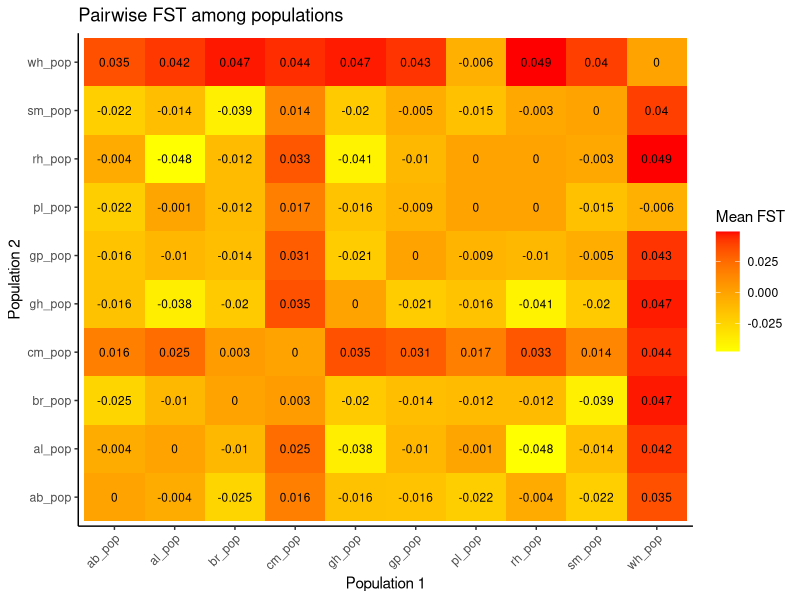
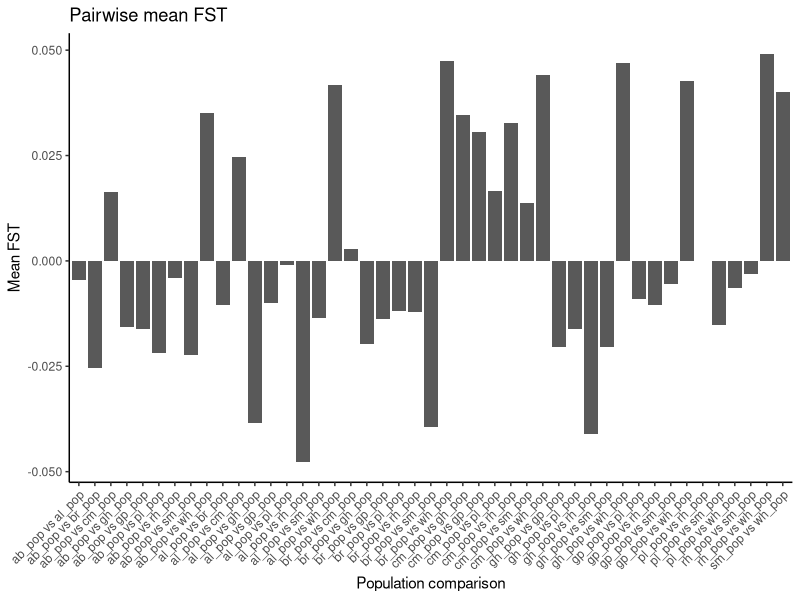

Reproduce these figures in R, in order.
library(tidyverse)
library(ggplot2)


fst_summary <- tribble(
  ~pop1, ~pop2, ~mean_fst,
  
  "ab_pop", "al_pop", -0.00448028,
  "ab_pop", "br_pop", -0.0253298,
  "ab_pop", "cm_pop", 0.0163498,
  "ab_pop", "gh_pop", -0.0156251,
  "ab_pop", "gp_pop", -0.0162338,
  "ab_pop", "pl_pop", -0.0217918,
  "ab_pop", "rh_pop", -0.00401602,
  "ab_pop", "sm_pop", -0.0223204,
  "ab_pop", "wh_pop", 0.0350594,
  
  "al_pop", "br_pop", -0.0103713,
  "al_pop", "cm_pop", 0.0247316,
  "al_pop", "gh_pop", -0.0384381,
  "al_pop", "gp_pop", -0.0100945,
  "al_pop", "pl_pop", -0.00104511,
  "al_pop", "rh_pop", -0.0476828,
  "al_pop", "sm_pop", -0.0135973,
  "al_pop", "wh_pop", 0.0416802,
  
  "br_pop", "cm_pop", 0.00274038,
  "br_pop", "gh_pop", -0.0198136,
  "br_pop", "gp_pop", -0.0137083,
  "br_pop", "pl_pop", -0.0117879,
  "br_pop", "rh_pop", -0.0120266,
  "br_pop", "sm_pop", -0.0393489,
  "br_pop", "wh_pop", 0.0473503,
  
  "cm_pop", "gh_pop", 0.0346021,
  "cm_pop", "gp_pop", 0.0305155,
  "cm_pop", "pl_pop", 0.0166131,
  "cm_pop", "rh_pop", 0.0326771,
  "cm_pop", "sm_pop", 0.013721,
  "cm_pop", "wh_pop", 0.0441351,
  
  "gh_pop", "gp_pop", -0.0205173,
  "gh_pop", "pl_pop", -0.0160563,
  "gh_pop", "rh_pop", -0.0411743,
  "gh_pop", "sm_pop", -0.0203782,
  "gh_pop", "wh_pop", 0.0469688,
  
  "gp_pop", "pl_pop", -0.00910353,
  "gp_pop", "rh_pop", -0.0104874,
  "gp_pop", "sm_pop", -0.00549328,
  "gp_pop", "wh_pop", 0.0426989,
  
  "pl_pop", "rh_pop", -3.09064e-05,
  "pl_pop", "sm_pop", -0.0152009,
  "pl_pop", "wh_pop", -0.00637558,
  
  "rh_pop", "sm_pop", -0.00299712,
  "rh_pop", "wh_pop", 0.049176,
  
  "sm_pop", "wh_pop", 0.040107
)


fst_plot <- bind_rows(
  fst_summary,
  fst_summary %>% rename(pop1 = pop2, pop2 = pop1)
)

diag_df <- tibble(
  pop1 = c(
    "ab_pop", "al_pop", "br_pop", "cm_pop", "gh_pop",
    "gp_pop", "pl_pop", "rh_pop", "sm_pop", "wh_pop"
  ),
  pop2 = c(
    "ab_pop", "al_pop", "br_pop", "cm_pop", "gh_pop",
    "gp_pop", "pl_pop", "rh_pop", "sm_pop", "wh_pop"
  ),
  mean_fst = 0
)

fst_plot <- bind_rows(fst_plot, diag_df)



ggplot(fst_plot, aes(x = pop1, y = pop2, fill = mean_fst)) +
  geom_tile() +
  geom_text(aes(label = round(mean_fst, 3)), size = 3) +
  scale_fill_gradient(low = "yellow", high = "red") +
  theme_classic() +
  labs(
    title = "Pairwise FST among populations",
    x = "Population 1",
    y = "Population 2",
    fill = "Mean FST"
  ) +
  theme(axis.text.x = element_text(angle = 45, hjust = 1))



fst_summary <- fst_summary %>%
  mutate(comparison = paste(pop1, "vs", pop2))

ggplot(fst_summary, aes(x = comparison, y = mean_fst)) +
  geom_col() +
  theme_classic() +
  labs(
    title = "Pairwise mean FST",
    x = "Population comparison",
    y = "Mean FST"
  ) +
  theme(axis.text.x = element_text(angle = 45, hjust = 1))
